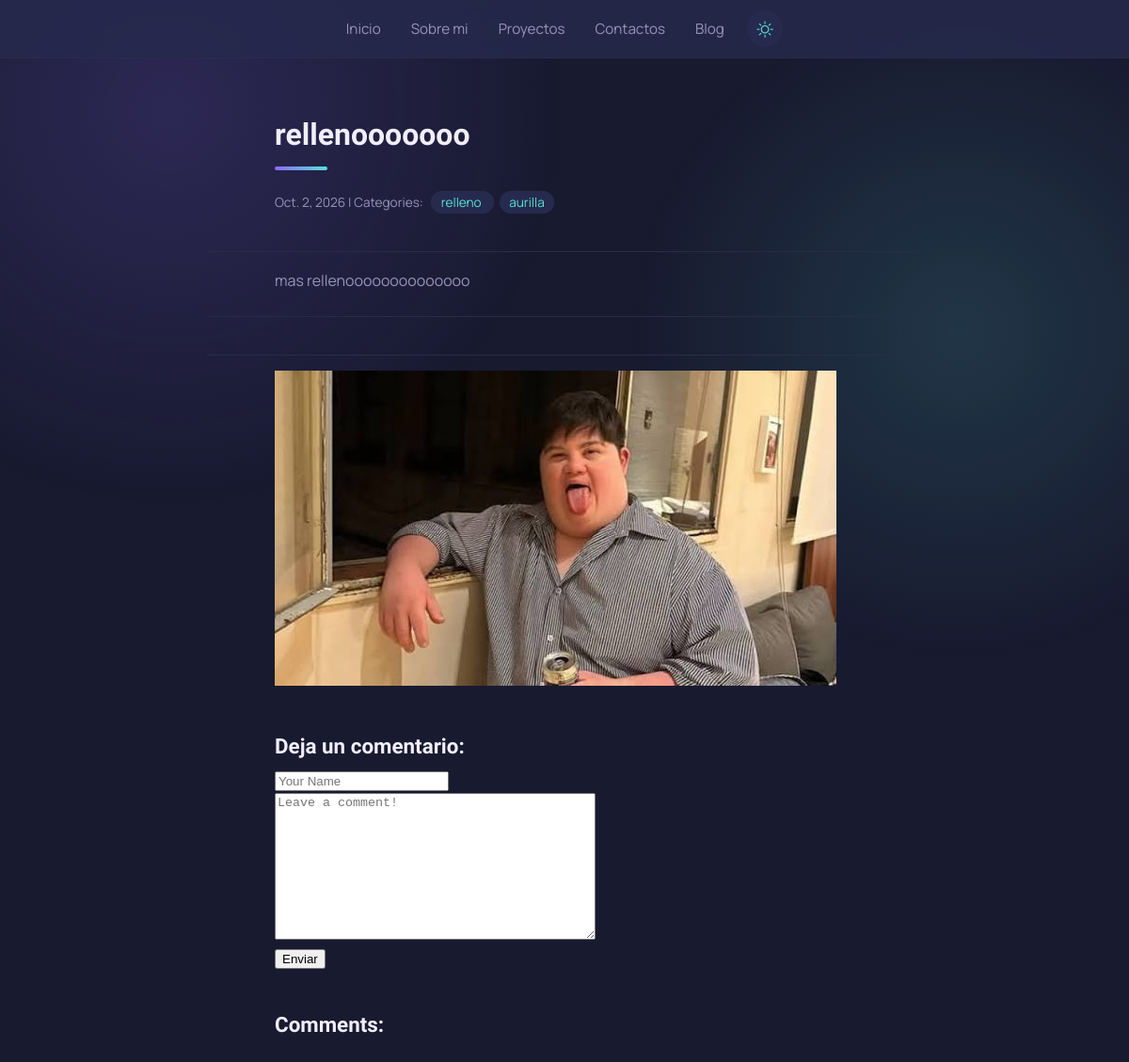
The app's page /blog/post/2/ with its own data.
### blog/models.py (models this page shows, shortened)
class post(models.Model):
    title = models.CharField(max_length=255)
    body = models.TextField()
    created_on = models.DateTimeField(auto_now_add=True)
    last_modified = models.DateTimeField(auto_now=True)
    categories = models.ManyToManyField("category", related_name="posts")
    cover = models.ImageField(upload_to="covers/", blank=True, null=True)

class category(models.Model):
    name = models.CharField(max_length=30)
    class Meta:
        verbose_name_plural = "categories"

class postmedia(models.Model):
    IMAGE, VIDEO, AUDIO = "image", "video", "audio"
    KIND_CHOICES = [(IMAGE, "Imagen"), (VIDEO, "Video"), (AUDIO, "Audio")]
    post = models.ForeignKey(post, on_delete=models.CASCADE, related_name="media")
    kind = models.CharField(max_length=10, choices=KIND_CHOICES, default=IMAGE)
    file = models.FileField(upload_to="posts/%Y/%m/")
    caption = models.CharField(max_length=200, blank=True)

### blog/views.py (the view, shortened to what this page needs)
# urls.py: path("post/<int:pk>/", views.blog_detail, name="blog_detail"),
def blog_detail(request, pk):
    post = Post.objects.get(pk=pk)
    form = commentform()
    comments = Comment.objects.filter(post=post)
    context = {
        "post": post,
        "comments": comments,
        "form": commentform(),
    }
    return render(request, "blog/detail.html", context)

### blog/forms.py
class commentform(forms.Form):
    author = forms.CharField(
        max_length=60,
        widget=forms.TextInput(
            attrs={"class": "form-control", "placeholder": "Your Name"}
        ),
    )
    body = forms.CharField(
        widget=forms.Textarea(
            attrs={"class": "form-control", "placeholder": "Leave a comment!"}
        )
    )

### blog/templates/blog/detail.html (shortened to what this page needs)
{% extends "base.html" %}
{% block page_title %}
    <h2>{{ post.title }}</h2>
{% endblock page_title %}
{% block page_content %}
    <small>
        {{ post.created_on.date }} | Categories:
        {% for category in post.categories.all %}
            <a href="{% url 'blog_category' category.name %}">
                {{ category.name }}
            </a>
        {% endfor %}
    </small>
    <p>{{ post.body | linebreaks }}</p>
    {% for item in post.media.all %}
        <figure>
            {% if item.kind == "image" %}
                <img src="{{ item.file.url }}" alt="{{ item.caption }}" style="max-width:100%">
            {% elif item.kind == "video" %}
                <video controls style="max-width:100%">
                    <source src="{{ item.file.url }}">
                </video>
            {% elif item.kind == "audio" %}
                <audio controls src="{{ item.file.url }}"></audio>
            {% endif %}
        </figure>
    {% endfor %}
    <h3>Deja un comentario:</h3>
    <form method="post">
        <div>
            {{ form.author }}
        </div>
        <div>
            {{ form.body }}
        </div>
        <button type="submit" class="btn btn-primary">Enviar</button>
    </form>
    <h3>Comments:</h3>
{% endblock page_content %}

### static/css/styles.css (style rules this page uses)
:root { --fondo: #181a30; --texto: #f1eefc; --violeta: #8b6bff; --celeste: #57e2d6; --borde: #2a2c46; --fondo-suave: #262a4e; --texto-s: #9994b8; }
* { box-sizing: border-box; }
html { scroll-behavior: smooth; }
body { margin: 0; background: var(--fondo); color: var(--texto); font-family: "Manrope", sans-serif; line-height: 1.6; overflow-x: hidden; transition: background-color 0.25s ease, color 0.25s ease; }
body::before { content: ""; position: fixed; inset: 0; z-index: -1; }
a { color: inherit; text-decoration: none; }
html { scrollbar-color: var(--violeta) var(--fondo); scrollbar-width: thin; }
body::before { background: radial-gradient(600px circle at 15% 10%, color-mix(in srgb, var(--violeta) 18%, transparent), transparent 70%), radial-gradient(500px circle at 85% 30%, color-mix(in srgb, var(--celeste) 14%, transparent), transparent 70%); }
main > section, main > :not(section) { animation: aparecer 0.6s ease both; }
main > :not(section) { max-width: 760px; margin-left: auto; margin-right: auto; padding-left: 6vw; padding-right: 6vw; }
main > h2 { font-family: "Exo 2", sans-serif; font-weight: 700; font-size: 2rem; margin-top: 3.5rem; margin-bottom: 1.5rem; }
main > h2::after { content: ""; display: block; width: 56px; height: 4px; margin-top: 0.5rem; border-radius: 4px; background: linear-gradient(90deg, var(--violeta), var(--celeste)); }
main > h3 { font-family: "Exo 2", sans-serif; font-size: 1.4rem; margin-top: 2.5rem; margin-bottom: 0.3rem; }
main > small { display: block; color: var(--texto-s); font-size: 0.85rem; margin-bottom: 0.6rem; }
main > small a { color: var(--celeste); margin-left: 0.35rem; padding: 0.1rem 0.6rem; border: 1px solid var(--borde); border-radius: 999px; background: var(--fondo-suave); transition: border-color 0.18s ease, color 0.18s ease; }
main > p { color: var(--texto-s); font-size: 1rem; line-height: 1.75; padding-bottom: 1.5rem; border-bottom: 1px solid var(--borde); }
main > :last-child { margin-bottom: 4rem; }

### records on screen
post: title "rellenooooooo", created_on "Oct. 2, 2026", body "mas rellenoooooooooooooo"
category: name "relleno"
category: name "aurilla"
postmedia: file (picture)
